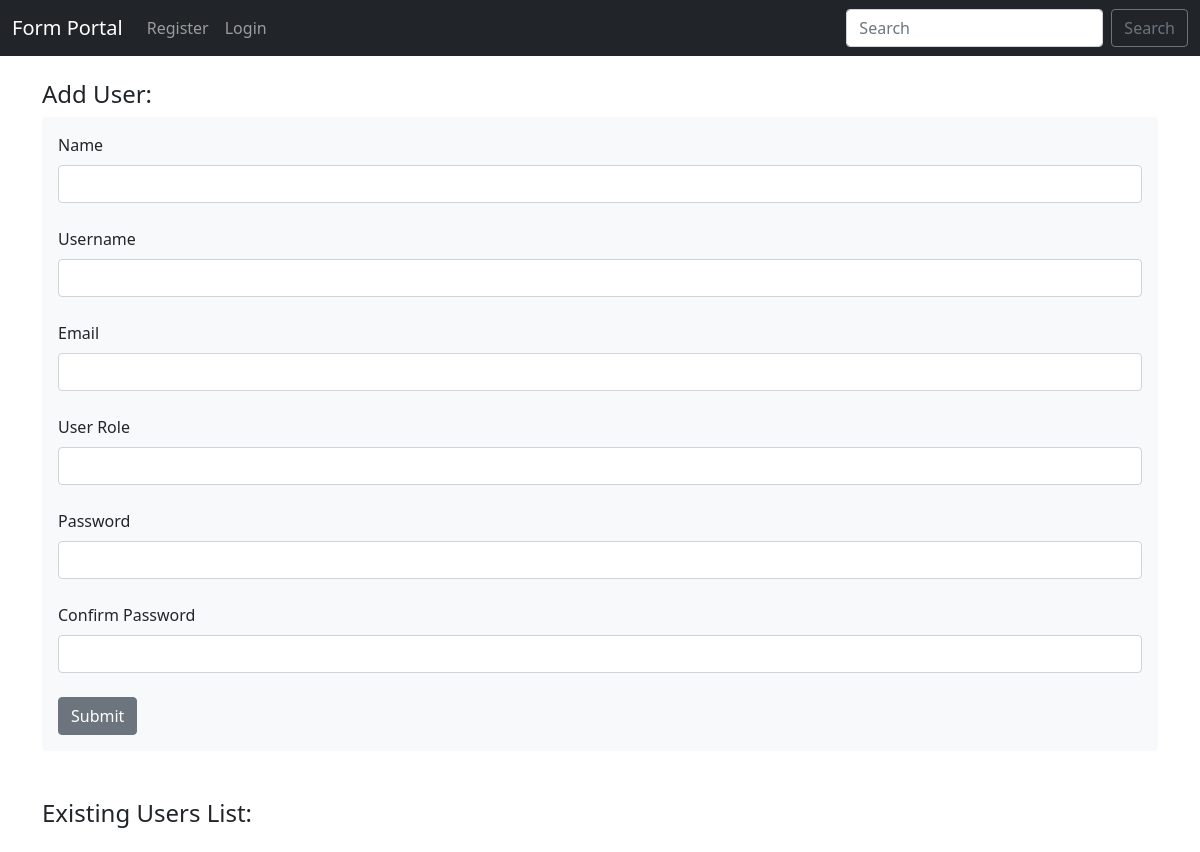
The app's page /user/add, older data.
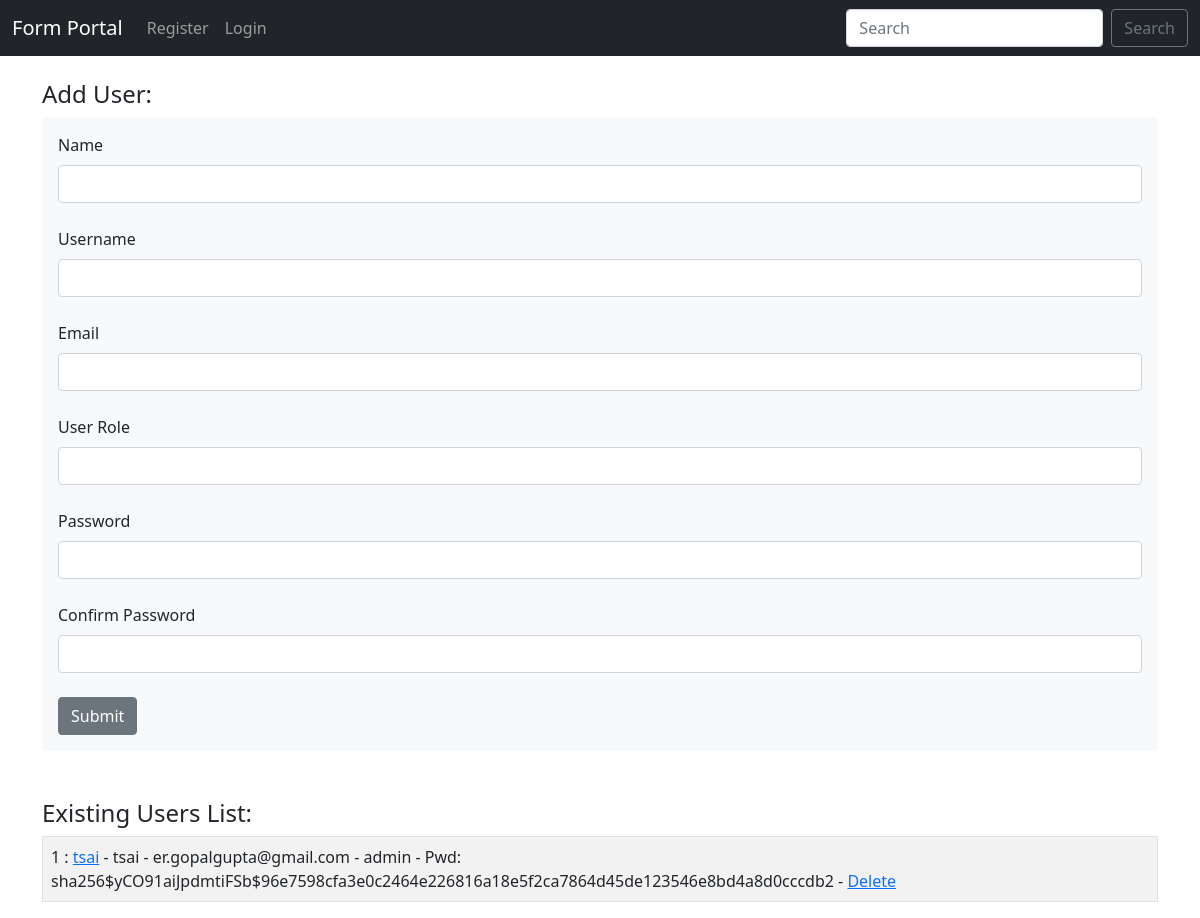
The same page, newer data.
### Form.py (models this page shows, shortened)
class Users(db.Model, UserMixin):
    id = db.Column(db.Integer, primary_key=True)
    username = db.Column(db.String(20), nullable=False, unique=True)
    name = db.Column(db.String(200), nullable=False)
    email = db.Column(db.String(120), nullable=False, unique=True)
    role = db.Column(db.String(20),nullable=False)
    date_added = db.Column(db.DateTime, default=datetime.utcnow)
    password_hash = db.Column(db.String(128))
    @property
    def password(self):
        print('trying to read pwd')
        raise AttributeError('Password is not a readable item !')

### Form.py (the view, shortened to what this page needs)
@app.route('/user/add', methods=['GET', 'POST'])
def add_user():
    name = None
    form = UserForm()
    our_users = Users.query.order_by(Users.date_added)
    return render_template("add_user.html",
                           form = form,
                           name = name,
                           our_users=our_users)

### Form.py
class UserForm(FlaskForm):
    name = StringField("Name", validators = [DataRequired()])
    username = StringField("Username", validators = [DataRequired()])
    email = StringField("Email", validators=[DataRequired()])
    role = StringField("User Role",  validators=[DataRequired()])     #No validators for favorite color
    password_hash = PasswordField('Password', validators=[DataRequired(),
                                                          EqualTo('password_hash2', message='Passwords must match !')])
    password_hash2 = PasswordField('Confirm Password', validators=[DataRequired()])
    submit = SubmitField("Submit")

### templates/add_user.html (shortened to what this page needs)
{% extends 'base.html' %}
{% block content %}
    {% if name %}
        <h3> User Added !</h3>
        <br/>
        <table class="table table-hover table-bordered table-striped">
        {% for our_user in our_users %}
            <tr>
                <td>{{our_user.id}} : <a href="{{url_for('update', id=our_user.id)}}">{{our_user.name}}</a> -
                    {{our_user.username}} - {{our_user.email}} - {{our_user.role}} -
                    <a href="{{url_for('delete', id=our_user.id)}}">Delete</a>
                </td>
            </tr>
        {% endfor %}
        </table>
        <br/><br/>
    {% else %}
        <h4>Add User:</h4>
        <div class="shadow-none p-3 mb-5 bg-light rounded">
                <form method="POST">
                    {{ form.name.label(class="form-label") }}
                    {{ form.name(class="form-control") }}
                    <br/>
                    {{ form.username.label(class="form-label") }}
                    {{ form.username(class="form-control") }}
                    <br/>
                    {{ form.email.label(class="form-label") }}
                    {{ form.email(class="form-control") }}
                    <br/>
                    {{ form.role.label(class="form-label") }}
                    {{ form.role(class="form-control") }}
                    <br/>
                    {{ form.password_hash.label(class="form-label") }}
                    {{ form.password_hash(class="form-control") }}
                    <br/>
                    {{ form.password_hash2.label(class="form-label") }}
                    {{ form.password_hash2(class="form-control") }}
                    <br/>
                    {{ form.submit(class="btn btn-secondary") }}
                </form>
        </div>
        <h4>Existing Users List:</h4>
        <table class="table table-hover table-bordered table-striped">
        {% for our_user in our_users %}
            <tr>
                <td>{{our_user.id}} : <a href="{{url_for('update', id=our_user.id)}}">{{our_user.name}}</a>
                    - {{our_user.username}}
                    - {{our_user.email}}
                    - {{our_user.role}}
                    - Pwd: {{our_user.password_hash}}
                    - <a href="{{url_for('delete', id=our_user.id)}}">Delete</a>
                </td>
            </tr>
        {% endfor %}
        </table>
    {% endif %}
{% endblock %}

Row changes from the older to the newer data that the page shows:
added Users: id "1", name "tsai", username "tsai", email "er.gopalgupta@gmail.com", role "admin", password_hash "sha256$yCO91aiJpdmtiFSb$96e7598cfa3e0c2464e226816a18e5f2ca7864d45de123546e8bd4a8d0cccdb2"
